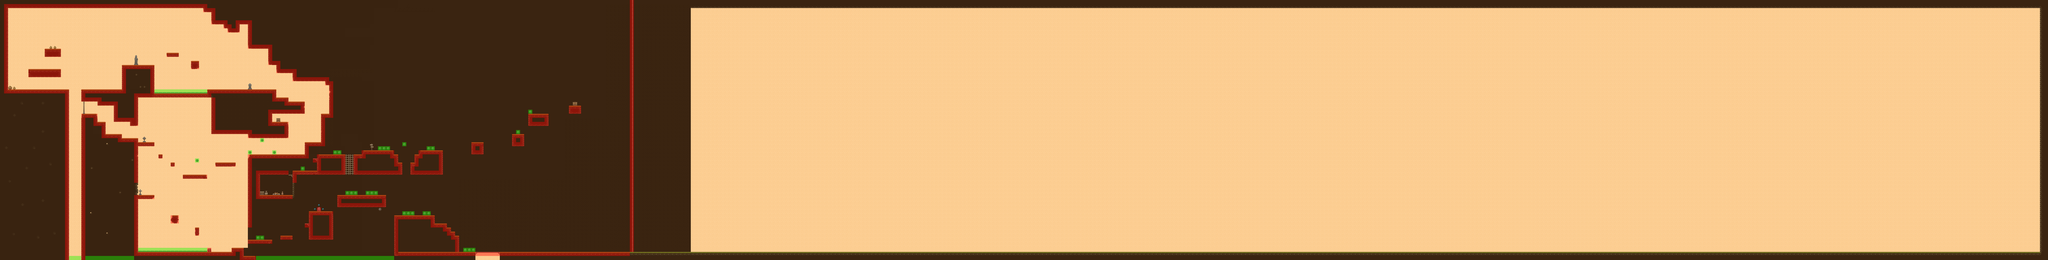

A 2D game scene composited from a Tiled map and its tileset images. What follows is a short description and the map's XML, with each tile layer's data collapsed to a summary:
An orthogonal 504x64 tile map with 32x32 px tiles, 4 tile layers (Capa de patrones 3, Map, Mapa2, Collisions), 5 tilesets.

<map version="1.10" tiledversion="1.10.2" orientation="orthogonal" renderorder="right-down" width="504" height="64" tilewidth="32" tileheight="32" infinite="0" nextlayerid="10" nextobjectid="10">
 <tileset firstgid="1" name="tmw_desert_spacing" tilewidth="32" tileheight="32" spacing="1" margin="1" tilecount="48" columns="8">
  <image source="tmw_desert_spacing.png" width="265" height="199" />
  <wangsets>
   <wangset name="Brick" type="corner" tile="9">
    <wangcolor name="" color="#ff0000" tile="-1" probability="1" />
    <wangtile tileid="0" wangid="0,0,0,1,0,0,0,0" />
    <wangtile tileid="1" wangid="0,0,0,1,0,1,0,0" />
    <wangtile tileid="2" wangid="0,0,0,0,0,1,0,0" />
    <wangtile tileid="8" wangid="0,1,0,1,0,0,0,0" />
    <wangtile tileid="9" wangid="0,1,0,1,0,1,0,1" />
    <wangtile tileid="10" wangid="0,0,0,0,0,1,0,1" />
    <wangtile tileid="16" wangid="0,1,0,0,0,0,0,0" />
    <wangtile tileid="17" wangid="0,1,0,0,0,0,0,1" />
    <wangtile tileid="18" wangid="0,0,0,0,0,0,0,1" />
    <wangtile tileid="19" wangid="0,1,0,0,0,1,0,1" />
    <wangtile tileid="20" wangid="0,1,0,1,0,0,0,1" />
    <wangtile tileid="27" wangid="0,0,0,1,0,1,0,1" />
    <wangtile tileid="28" wangid="0,1,0,1,0,1,0,0" />
   </wangset>
   <wangset name="Marble" type="corner" tile="33">
    <wangcolor name="" color="#ff0000" tile="-1" probability="1" />
    <wangtile tileid="24" wangid="0,0,0,1,0,0,0,0" />
    <wangtile tileid="25" wangid="0,0,0,1,0,1,0,0" />
    <wangtile tileid="26" wangid="0,0,0,0,0,1,0,0" />
    <wangtile tileid="32" wangid="0,1,0,1,0,0,0,0" />
    <wangtile tileid="33" wangid="0,1,0,1,0,1,0,1" />
    <wangtile tileid="34" wangid="0,0,0,0,0,1,0,1" />
    <wangtile tileid="35" wangid="0,1,0,0,0,1,0,1" />
    <wangtile tileid="36" wangid="0,1,0,1,0,0,0,1" />
    <wangtile tileid="40" wangid="0,1,0,0,0,0,0,0" />
    <wangtile tileid="41" wangid="0,1,0,0,0,0,0,1" />
    <wangtile tileid="42" wangid="0,0,0,0,0,0,0,1" />
    <wangtile tileid="43" wangid="0,0,0,1,0,1,0,1" />
    <wangtile tileid="44" wangid="0,1,0,1,0,1,0,0" />
   </wangset>
   <wangset name="Sand" type="corner" tile="14">
    <wangcolor name="" color="#ff0000" tile="29" probability="1" />
    <wangtile tileid="3" wangid="0,1,0,0,0,1,0,1" />
    <wangtile tileid="4" wangid="0,1,0,1,0,0,0,1" />
    <wangtile tileid="5" wangid="0,0,0,1,0,0,0,0" />
    <wangtile tileid="6" wangid="0,0,0,1,0,1,0,0" />
    <wangtile tileid="7" wangid="0,0,0,0,0,1,0,0" />
    <wangtile tileid="11" wangid="0,0,0,1,0,1,0,1" />
    <wangtile tileid="12" wangid="0,1,0,1,0,1,0,0" />
    <wangtile tileid="13" wangid="0,1,0,1,0,0,0,0" />
    <wangtile tileid="14" wangid="0,1,0,1,0,1,0,1" />
    <wangtile tileid="15" wangid="0,0,0,0,0,1,0,1" />
    <wangtile tileid="21" wangid="0,1,0,0,0,0,0,0" />
    <wangtile tileid="22" wangid="0,1,0,0,0,0,0,1" />
    <wangtile tileid="23" wangid="0,0,0,0,0,0,0,1" />
   </wangset>
  </wangsets>
 </tileset>
 <tileset firstgid="49" name="MapMetadata" tilewidth="32" tileheight="32" spacing="1" margin="1" tilecount="2" columns="2">
  <image source="MapMetadata.png" width="67" height="34" />
 </tileset>
 <tileset firstgid="51" name="TX Tileset Ground" tilewidth="32" tileheight="32" tilecount="256" columns="16">
  <image source="../Textures/PLATAFORMA/Texture/TX Tileset Ground.png" width="512" height="512" />
 </tileset>
 <tileset firstgid="307" name="TX Village Props" tilewidth="32" tileheight="32" tilecount="1024" columns="32">
  <image source="../Textures/PLATAFORMA/Texture/TX Village Props.png" width="1024" height="1024" />
 </tileset>
 <tileset firstgid="1331" name="real" tilewidth="32" tileheight="32" tilecount="256" columns="16">
  <image source="../Textures/PLATAFORMA/Texture/TX Tileset Ground.png" width="512" height="512" />
 </tileset>
 <layer id="6" name="Capa de patrones 3" width="504" height="64">
  <properties>
   <property name="Draw" type="bool" value="true" />
  </properties>
  <data>[32256 cells, 32256 non-empty, 7 distinct tile ids]</data>
 </layer>
 <layer id="1" name="Map" width="504" height="64" offsetx="-0.125" offsety="-0.125">
  <properties>
   <property name="Draw" type="bool" value="true" />
  </properties>
  <data>[32256 cells, 31779 non-empty, 146 distinct tile ids]</data>
 </layer>
 <layer id="7" name="Mapa2" width="504" height="64">
  <data>[32256 cells, 6 non-empty, 3 distinct tile ids]</data>
 </layer>
 <layer id="5" name="Collisions" width="504" height="64">
  <properties>
   <property name="Draw" type="bool" value="false" />
  </properties>
  <data>[32256 cells, 1021 non-empty, 4 distinct tile ids]</data>
 </layer>
</map>
